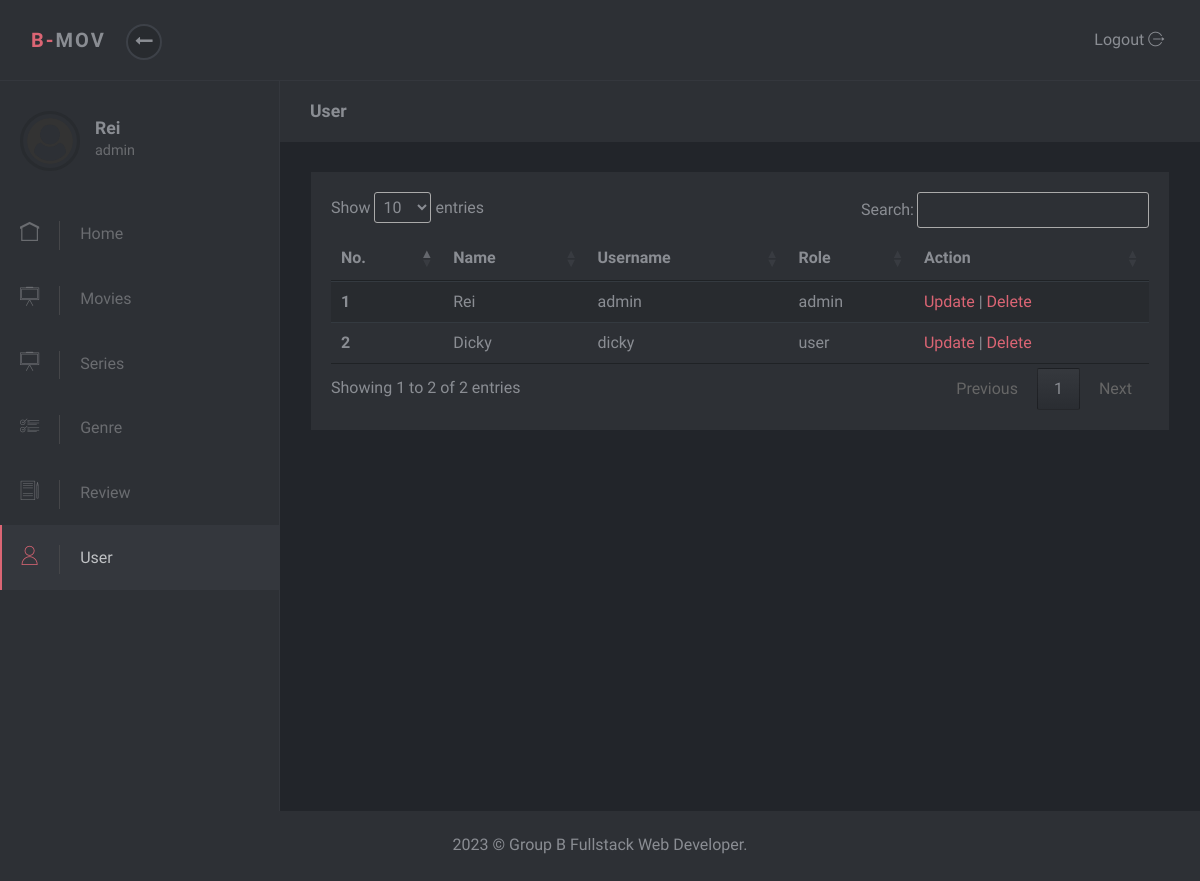
The page /admin/user.php (signed in) on the database as committed earlier.
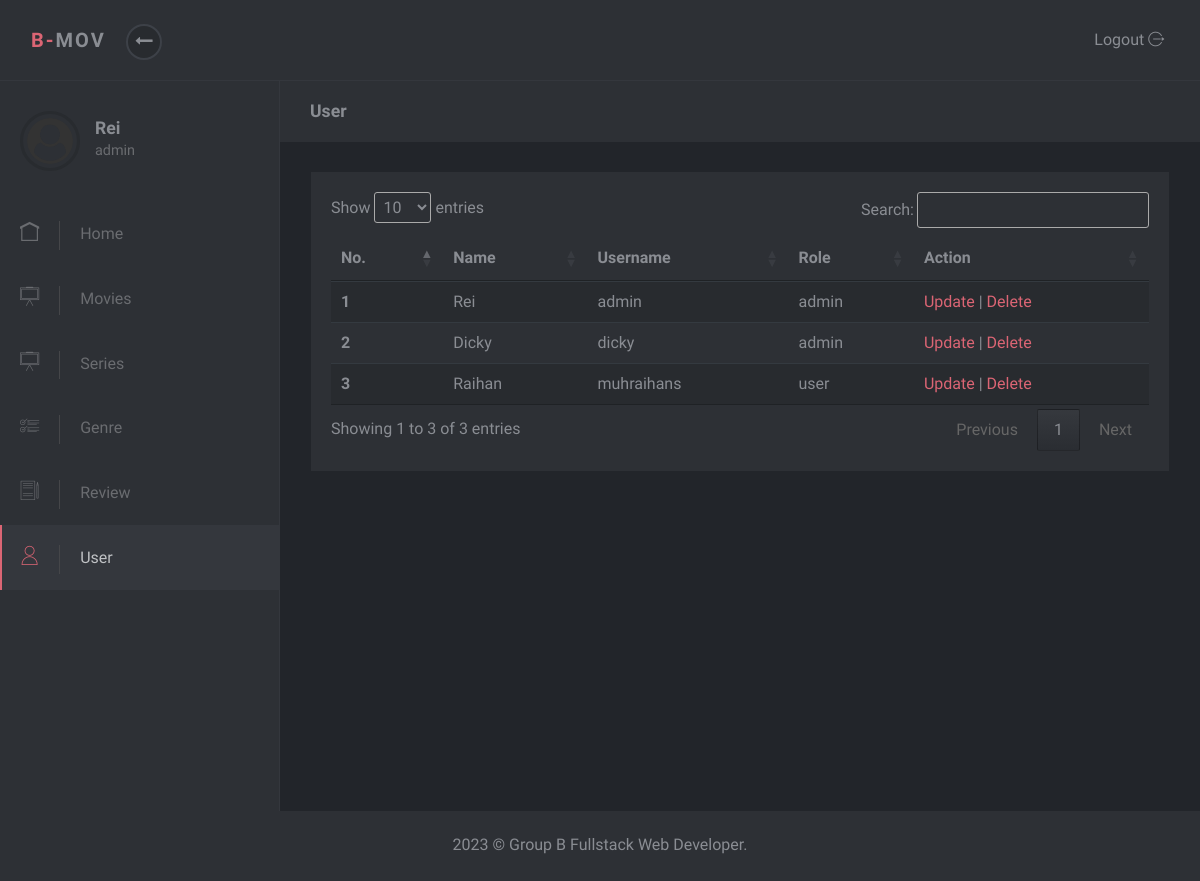
The same page on the database as committed later.
### tables this page shows
CREATE TABLE `tb_user` (
  `id` int(11) NOT NULL,
  `nama` varchar(50) NOT NULL,
  `username` varchar(50) NOT NULL,
  `password` varchar(50) NOT NULL,
  `role` enum('admin','user') NOT NULL
);

### admin/user.php (the view, shortened to what this page needs)
<?php $page = "User";
include 'partials/header.php';
include 'partials/navbar.php';
include 'partials/sidebar.php';
include '../proses/koneksi.php';
$query = mysqli_query($db, 'SELECT * FROM tb_user');
?>
<div class="page-content">
  <div class="page-header">
    <div class="container-fluid">
      <h2 class="h5 no-margin-bottom"><?= $page ?></h2>
    </div>
  </div>
  <section class="no-padding-top no-padding-bottom">
    <div class="container-fluid">
      <div class="block">
        <div class="table-responsive">
          <table class="table table-striped table-hover" id="myTable">
            <thead>
              <tr>
                <th>No.</th>
                <th>Name</th>
                <th>Username</th>
                <th>Role</th>
                <th>Action</th>
              </tr>
            </thead>
            <tbody>
            <?php if(mysqli_num_rows($query) > 0) {?>
                <?php
                  $no = 1;
                  while ($d= mysqli_fetch_array($query)) {
                ?>
              <tr>
                <th><?= $no ?></th>
                <td><?= $d['nama']?></td>
                <td><?= $d['username']?></td>
                <td><?= $d['role']?></td>
                <td>
                <a href="edituser.php?id=<?php echo $d["id"]?>">Update</a> |
                <a href="proses/deleteuser.php?id=<?php echo $d["id"]?>">Delete</a>
                </td>
              </tr>
              <?php $no++;
            }
            } ?>
            </tbody>
          </table>
        </div>
      </div>
    </div>
</div>
<?php include 'partials/footer.php' ?>

Rows that differ between the two databases and show on the page:
changed tb_user "Dicky": role "user" → "admin"
added tb_user: nama "Raihan", username "muhraihans", role "user"
Other text that changed with them:
text written by a page script: "Show entries Search: Showing 1 to 2 of 2 entries Previous 1 Next" → "Show entries Search: Showing 1 to 3 of 3 entries Previous 1 Next"
